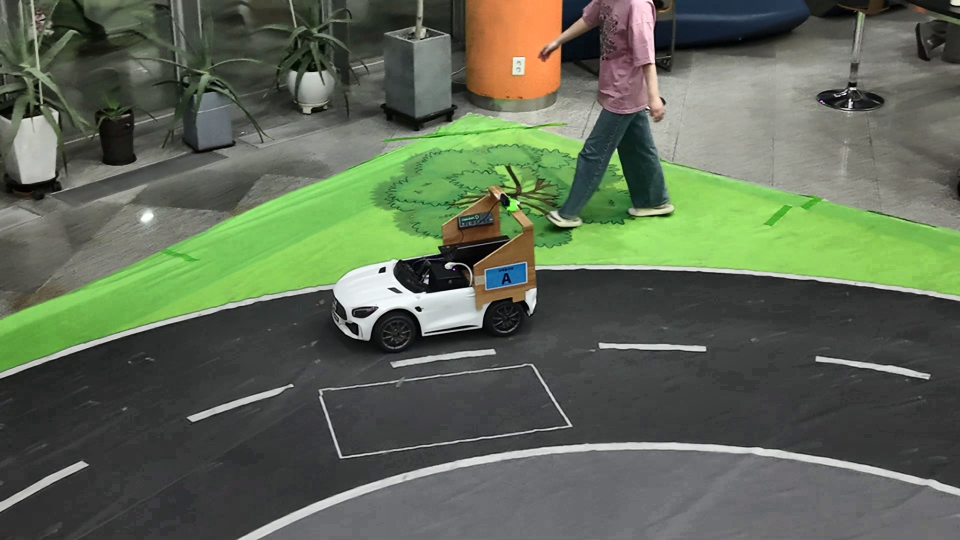
#> input picture pre_process/frames_clahe/frame2_00003.jpg, 1920 x 1080 px, given as the content of the folder pre_process/frames_raw/, which was not available (shown at 1/2 size)
$ python -i preprocess.py   (imports and definitions only)
#> lines starting #> are read from the running program, lines starting #| are printed output that depends on the picture; pictures that were not available may be replaced by others from this repository, and a replacement may not be noted
#> in run_image_mode, frame is the input picture: shape (1080, 1920, 3); mean B, G, R 85.2, 104.7, 94.4
import cv2
import os

# ──────────────────────────────────────────
#  모드 설정 (코드에서 직접 변경)
#
#  MODE = 'image'   : 지정 폴더의 이미지들을 CLAHE 처리 후 저장
#  MODE = 'video'   : .mp4 파일을 CLAHE 처리 후 프레임 반환 (실시간 출력)
#  MODE = 'camera'  : USB 카메라(드론 영상)를 실시간 CLAHE 처리 후 프레임 반환
# ──────────────────────────────────────────
MODE = 'camera'

# [image 모드] 입력 이미지 폴더 / 출력 폴더
IMAGE_INPUT_DIR  = 'pre_process/frames_raw/'
IMAGE_OUTPUT_DIR = 'pre_process/frames_clahe/'

# [video 모드] 입력 영상 파일 경로
VIDEO_PATH = 'drone_video.mp4'

# [camera 모드] 카메라 장치 번호 (ls /dev/video* 로 확인)
CAM_NUM = 0

# CLAHE 파라미터
CLIP_LIMIT = 2.0
TILE_SIZE  = (4, 4)
# ──────────────────────────────────────────


def _apply_clahe(frame, clahe):
    """BGR 프레임에 CLAHE 적용 후 반환"""
    lab = cv2.cvtColor(frame, cv2.COLOR_BGR2LAB)
#> lab: shape (1080, 1920, 3); mean of channels 0, 1, 2 107.7, 121.3, 137
    l, a, b = cv2.split(lab)
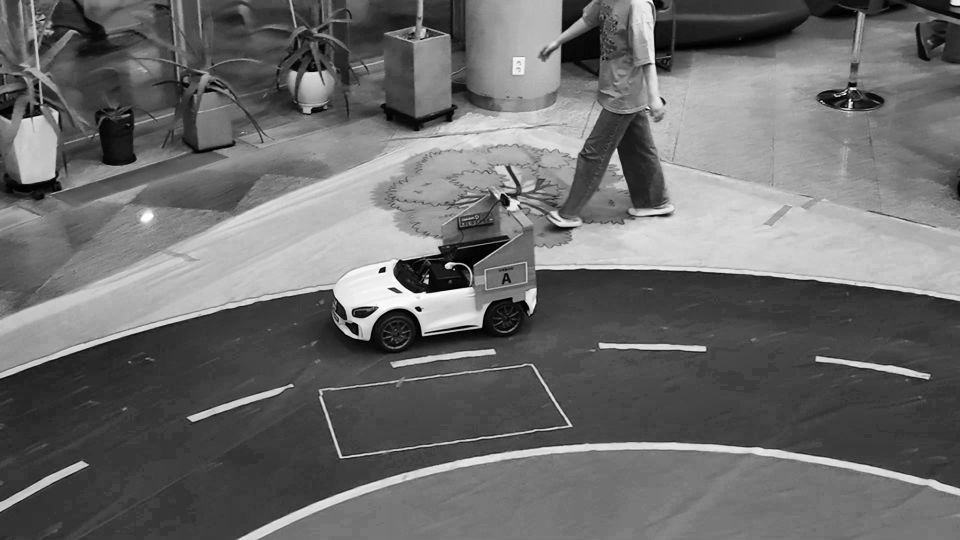
#> l: shape (1080, 1920) (shown at 1/2 size); min 0, max 255, mean 107.7
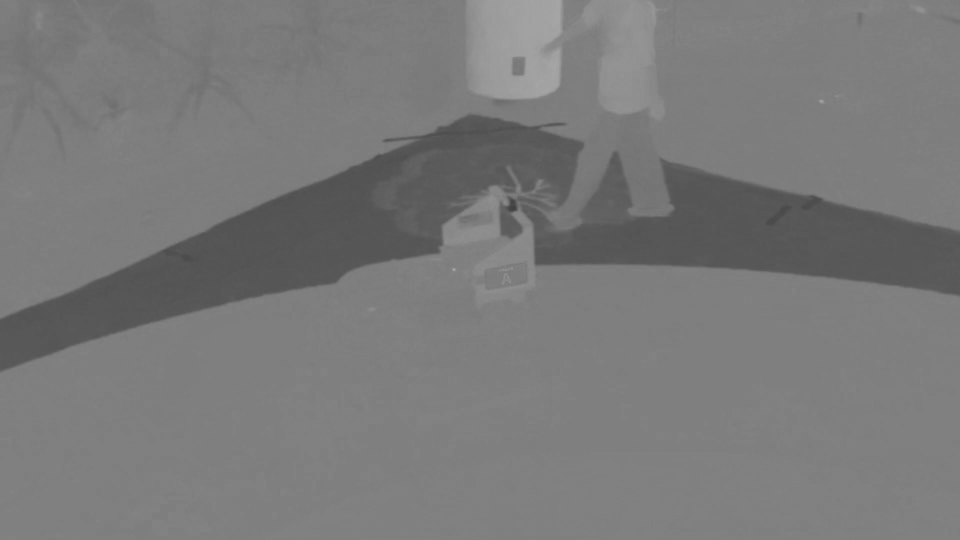
#> a: shape (1080, 1920) (shown at 1/2 size); min 64, max 168, mean 121.3
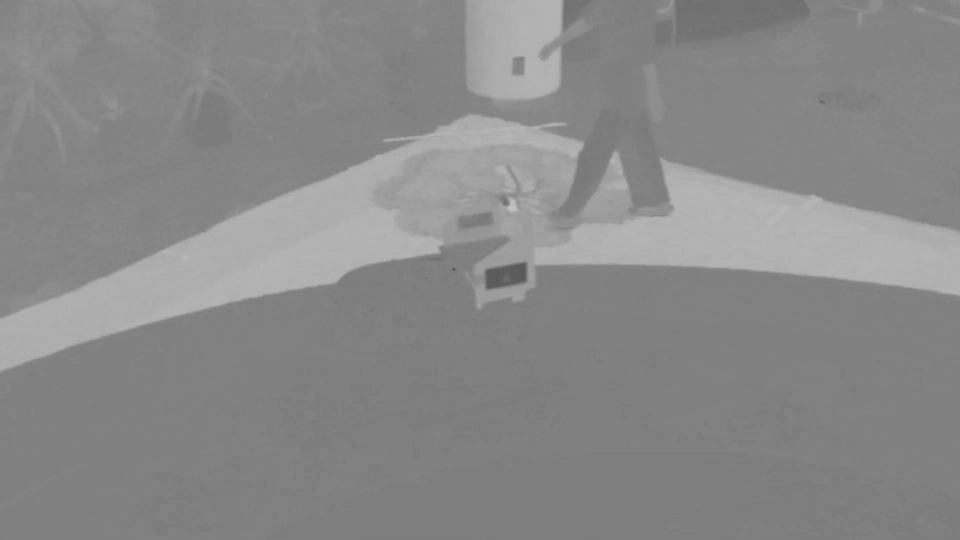
#> b: shape (1080, 1920) (shown at 1/2 size); min 87, max 195, mean 137
    l_clahe = clahe.apply(l)
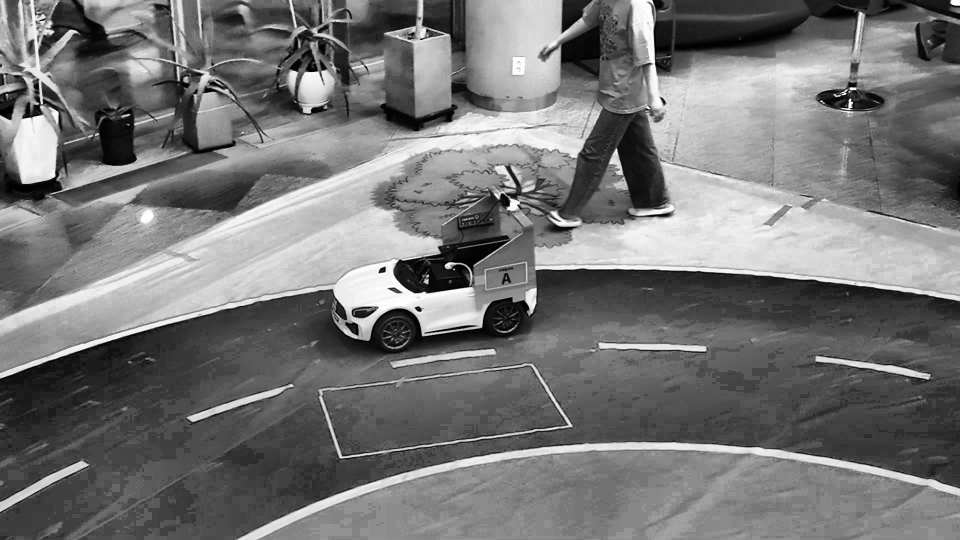
#> l_clahe: shape (1080, 1920) (shown at 1/2 size); min 0, max 255, mean 117.8
    result = cv2.merge([l_clahe, a, b])
#> result: shape (1080, 1920, 3); mean of channels 0, 1, 2 117.8, 121.3, 137
    return cv2.cvtColor(result, cv2.COLOR_LAB2BGR)
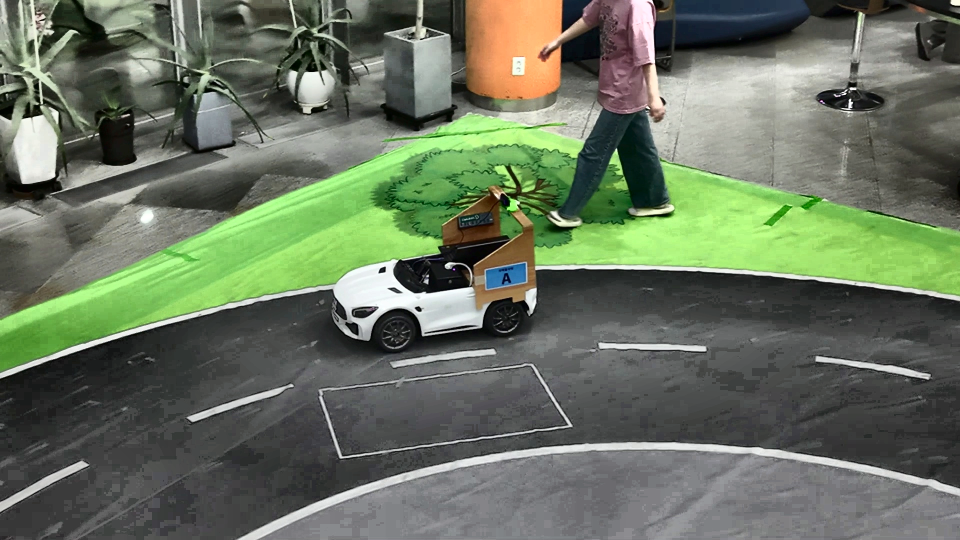
#> returned value: shape (1080, 1920, 3) (shown at 1/2 size); mean B, G, R 95.3, 115, 104.4


def run_image_mode():
    """
    [image 모드]
    IMAGE_INPUT_DIR 의 이미지를 CLAHE 처리 후 IMAGE_OUTPUT_DIR 에 저장.
    """
    os.makedirs(IMAGE_OUTPUT_DIR, exist_ok=True)
    clahe = cv2.createCLAHE(clipLimit=CLIP_LIMIT, tileGridSize=TILE_SIZE)

    img_files = sorted([
        f for f in os.listdir(IMAGE_INPUT_DIR)
        if f.lower().endswith(('.jpg', '.jpeg', '.png'))
    ])

    if not img_files:
        print(f"⚠️  이미지 없음: {IMAGE_INPUT_DIR}")
        return

    for idx, fname in enumerate(img_files):
        src_path = os.path.join(IMAGE_INPUT_DIR, fname)
        frame = cv2.imread(src_path)
        if frame is None:
            print(f"  스킵 (읽기 실패): {fname}")
            continue

        result = _apply_clahe(frame, clahe)
        dst_path = os.path.join(IMAGE_OUTPUT_DIR, f"clahe_{idx:05d}.jpg")
        cv2.imwrite(dst_path, result)

    print(f"✅ CLAHE 완료: {len(img_files)}장 → {IMAGE_OUTPUT_DIR}")


# [76 lines left out: functions video_stream, camera_stream, not called in this run]

>>> result = run_image_mode()

$ run again, on pre_process/frames_clahe/frame2_00075.jpg
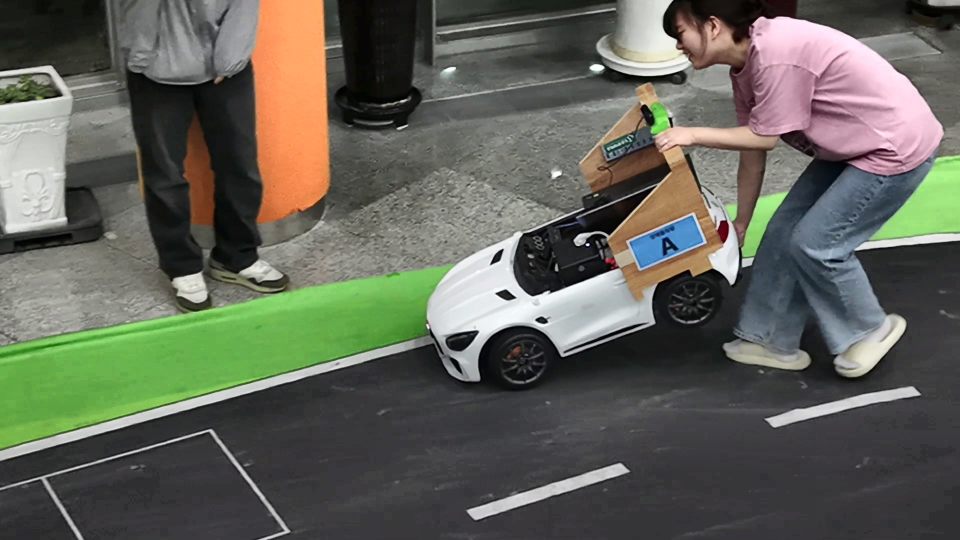
#> input picture pre_process/frames_clahe/frame2_00075.jpg, 1920 x 1080 px, given as the content of the folder pre_process/frames_raw/, which was not available (shown at 1/2 size)
#> in run_image_mode, frame is the input picture: shape (1080, 1920, 3); mean B, G, R 88.7, 99.4, 98
#> lab: shape (1080, 1920, 3); mean of channels 0, 1, 2 104.1, 126.2, 133.6
#> in _apply_clahe, `l, a, b = cv2.split(lab)`:
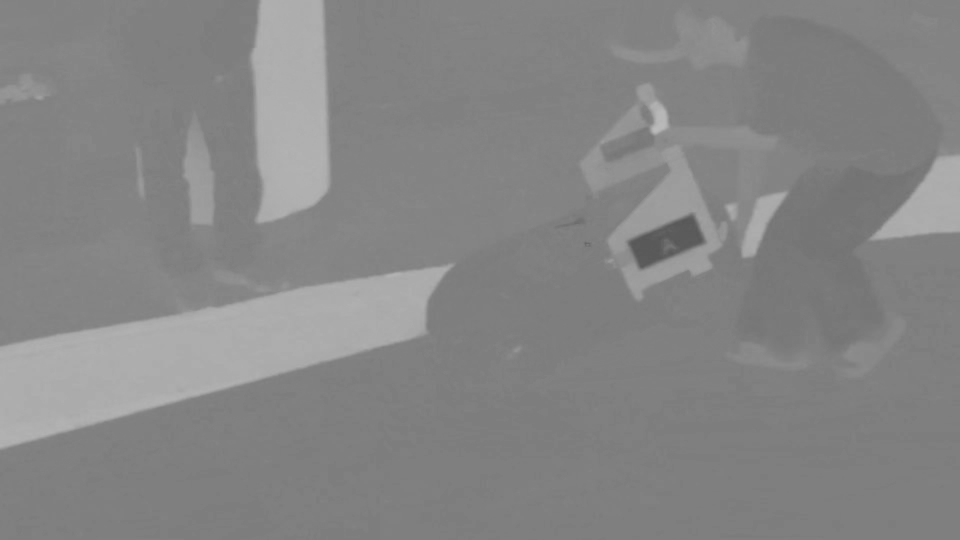
#> b: shape (1080, 1920) (shown at 1/2 size); min 86, max 187, mean 133.6
#> result: shape (1080, 1920, 3); mean of channels 0, 1, 2 113.4, 126.2, 133.6
#> in _apply_clahe, `return cv2.cvtColor(result, cv2.COLOR_LAB2BGR)`:
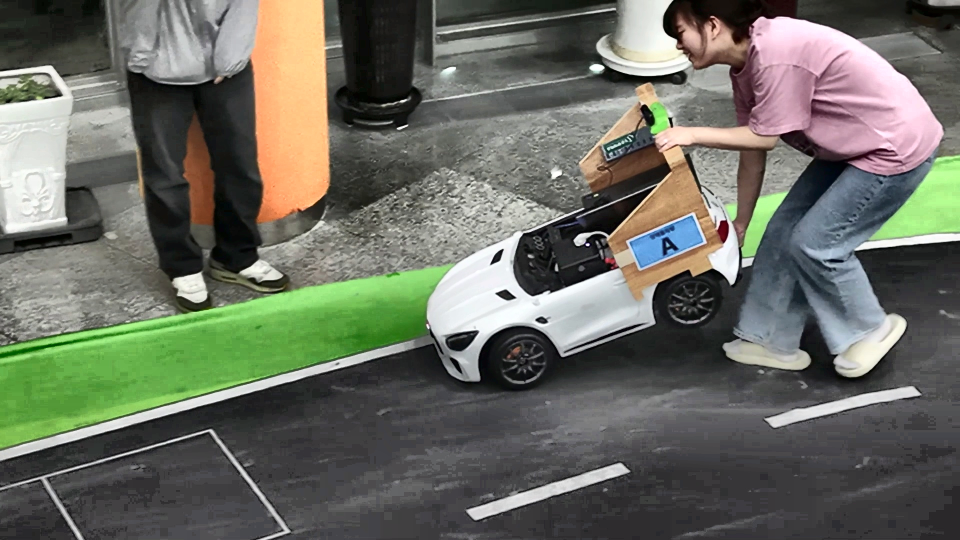
#> returned value: shape (1080, 1920, 3) (shown at 1/2 size); mean B, G, R 97.9, 108.8, 106.4

$ run again, on pre_process/frames_clahe/frame2_00079.jpg
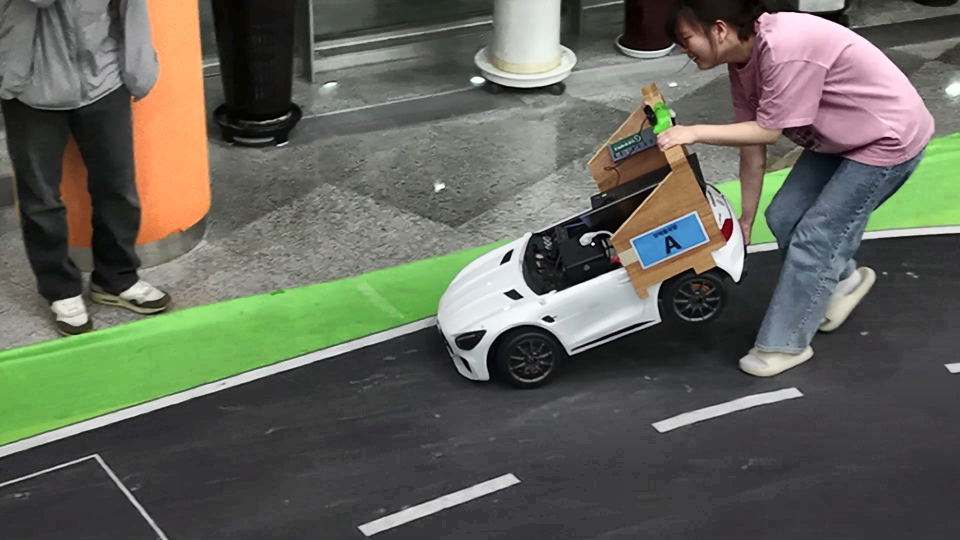
#> input picture pre_process/frames_clahe/frame2_00079.jpg, 1920 x 1080 px, given as the content of the folder pre_process/frames_raw/, which was not available (shown at 1/2 size)
#> in run_image_mode, frame is the input picture: shape (1080, 1920, 3); mean B, G, R 89.8, 100.4, 98.8
#> lab: shape (1080, 1920, 3); mean of channels 0, 1, 2 105.2, 126.1, 133.5
#> in _apply_clahe, `l, a, b = cv2.split(lab)`:
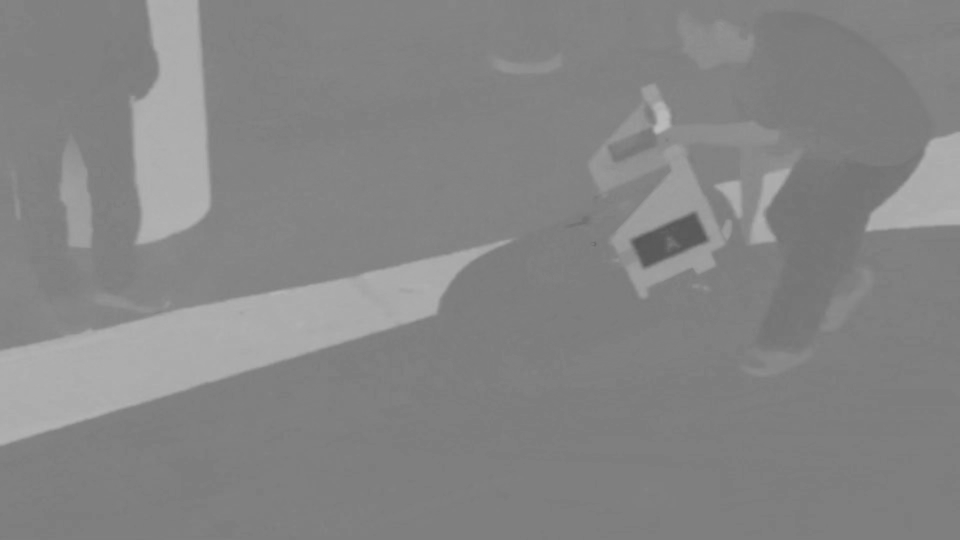
#> b: shape (1080, 1920) (shown at 1/2 size); min 85, max 188, mean 133.5
#> result: shape (1080, 1920, 3); mean of channels 0, 1, 2 114.3, 126.1, 133.5
#> in _apply_clahe, `return cv2.cvtColor(result, cv2.COLOR_LAB2BGR)`:
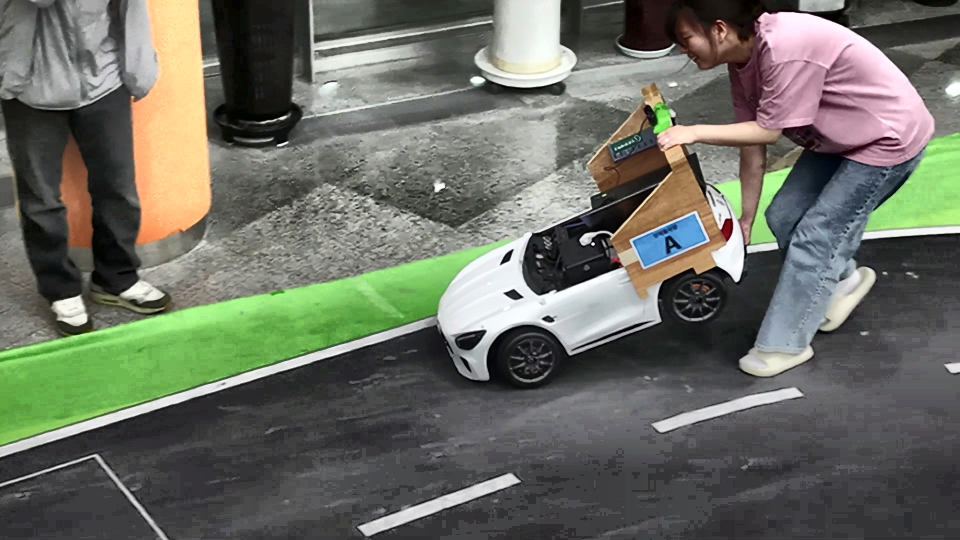
#> returned value: shape (1080, 1920, 3) (shown at 1/2 size); mean B, G, R 98.9, 109.7, 106.9

$ run again, on pre_process/frames_clahe/frame2_00096.jpg
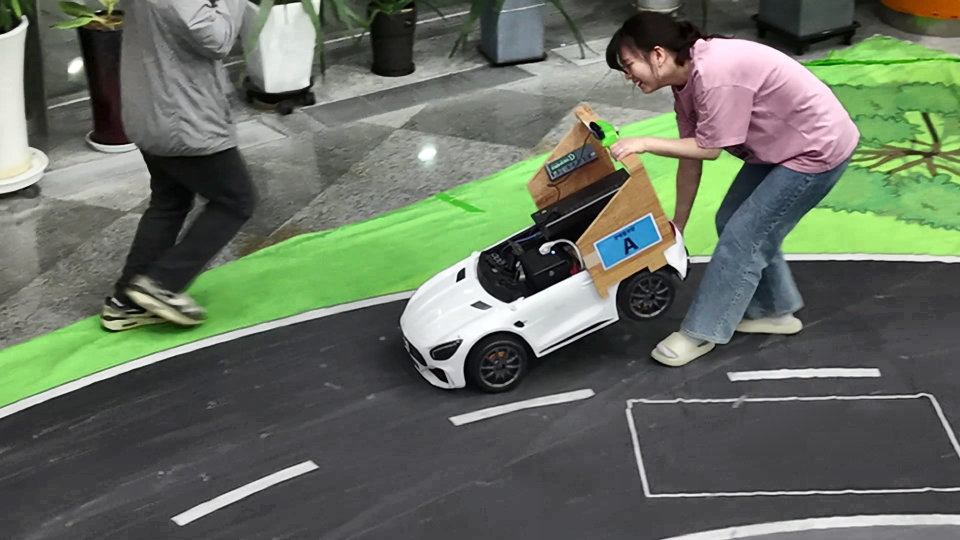
#> input picture pre_process/frames_clahe/frame2_00096.jpg, 1920 x 1080 px, given as the content of the folder pre_process/frames_raw/, which was not available (shown at 1/2 size)
#> in run_image_mode, frame is the input picture: shape (1080, 1920, 3); mean B, G, R 96.6, 110.7, 102.2
#> lab: shape (1080, 1920, 3); mean of channels 0, 1, 2 114.1, 123, 134.3
#> in _apply_clahe, `l, a, b = cv2.split(lab)`:
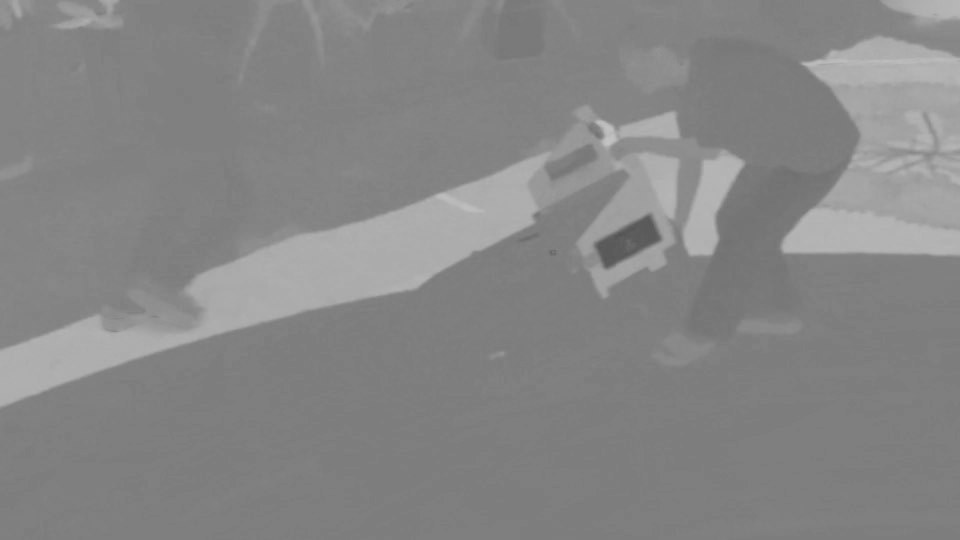
#> b: shape (1080, 1920) (shown at 1/2 size); min 82, max 196, mean 134.3
#> result: shape (1080, 1920, 3); mean of channels 0, 1, 2 117.1, 123, 134.3
#> in _apply_clahe, `return cv2.cvtColor(result, cv2.COLOR_LAB2BGR)`:
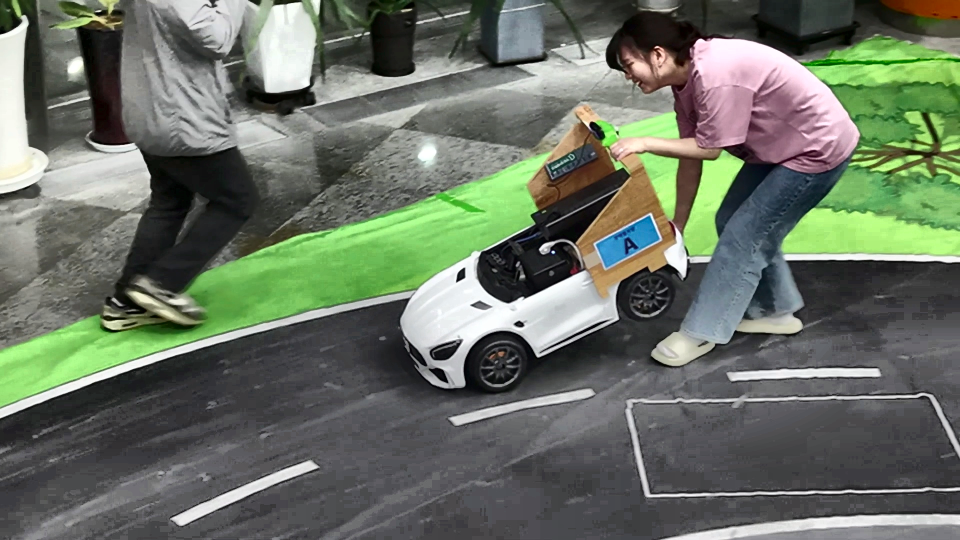
#> returned value: shape (1080, 1920, 3) (shown at 1/2 size); mean B, G, R 100, 114, 105.4
